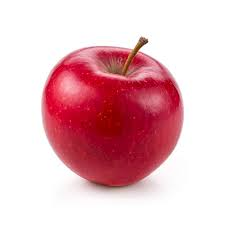
#> input picture data/frutas/manzana/manzana1.jpeg, 225 x 225 px, found by its file name; its folder holds only this picture in this run
$ jupyter execute --allow-errors JORGE_GALAN_UD4.ipynb
#> lines starting #> are read from the running program, lines starting #| are printed output that depends on the picture
#> further down, img0 is the input picture: shape (225, 225, 3); mean B, G, R 194.3, 187.6, 231
#> `gray0 = cv2.cvtColor(img0, cv2.COLOR_BGR2GRAY)`:
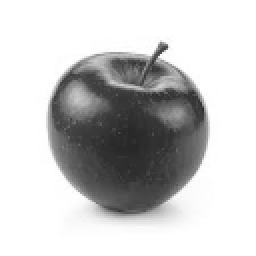
#> gray0: shape (128, 128) (shown 2 times larger); min 38, max 255, mean 201.3
#> `rgb_f = cv2.flip(rgb, 1)`:
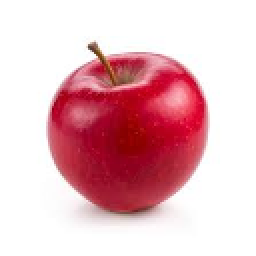
#> rgb_f: shape (128, 128, 3) (shown 2 times larger); mean R, G, B 230.9, 187.6, 194.2
#> `gray_f = cv2.flip(gray, 1)`:
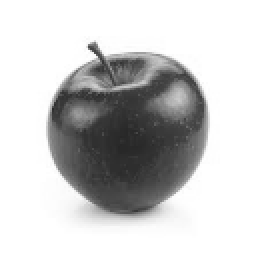
#> gray_f: shape (128, 128) (shown 2 times larger); min 38, max 255, mean 201.3
#> `rgb_r = cv2.warpAffine(rgb, M, IMG_SIZE)`:
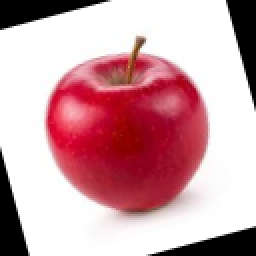
#> rgb_r: shape (128, 128, 3) (shown 2 times larger); mean R, G, B 205.2, 161.8, 168.5
#> `gray_r = cv2.warpAffine(gray, M, IMG_SIZE)`:
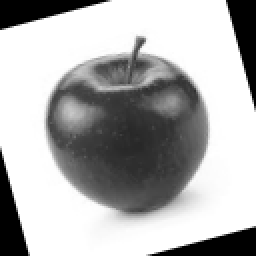
#> gray_r: shape (128, 128) (shown 2 times larger); min 0, max 255, mean 175.6
#> `rgb_r2 = cv2.warpAffine(rgb, M2, IMG_SIZE)`:
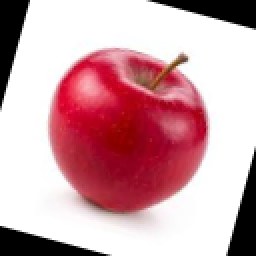
#> rgb_r2: shape (128, 128, 3) (shown 2 times larger); mean R, G, B 205.2, 161.8, 168.4
#> `gray_r2 = cv2.warpAffine(gray, M2, IMG_SIZE)`:
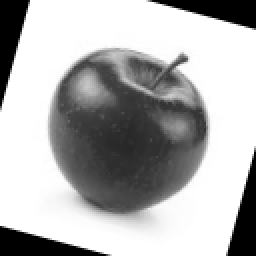
#> gray_r2: shape (128, 128) (shown 2 times larger); min 0, max 255, mean 175.5
#> pass 2 of the loop `for i, cls in enumerate(classes):`:
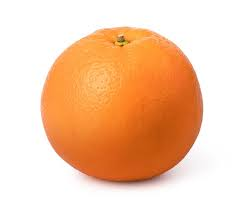
#> input picture data/frutas/naranja/naranja1.jpeg, 242 x 208 px, found by its file name
#> img0 is the input picture: shape (208, 242, 3); mean B, G, R 171.4, 202.8, 244.7
#> img0: shape (128, 128, 3)
#> `rgb_f = cv2.flip(rgb, 1)`:
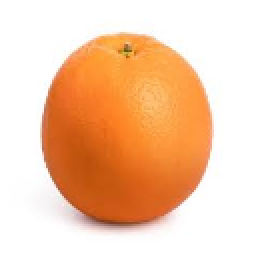
#> rgb_f: shape (128, 128, 3) (shown 2 times larger); mean R, G, B 244.7, 202.8, 171.3
#> `gray_r2 = cv2.warpAffine(gray, M2, IMG_SIZE)`:
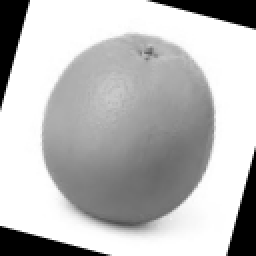
#> gray_r2: shape (128, 128) (shown 2 times larger); min 0, max 255, mean 186
# Carga de librerías

[cell 1]
import os
import cv2
import numpy as np
import matplotlib.pyplot as plt
from skimage.feature import local_binary_pattern, hog
from sklearn.model_selection import train_test_split, StratifiedKFold, GridSearchCV
from sklearn.preprocessing import StandardScaler
from sklearn.svm import SVC
from sklearn.naive_bayes import GaussianNB
from sklearn.ensemble import RandomForestClassifier, VotingClassifier
from sklearn.metrics import classification_report

* os -> para poder navegar en los archivos locales y cargar las imágenes.
* cv2(OpenCV) -> se utiliza para el procesamiento de imágenes.
* numpy -> para las operaciones numéricas de las matrices que representan las imágenes.
* matplotlib -> para visualizar imágenes, resultados de los entrenamientos.
* skimage.feature: (local_binary_pattern y hog) se utilizan para convertir las imagenes en vectores con características numéricas.
* sklearn.model_selection:
    -   train_test_split: dividir el conjunto de datos en entrenamiento y prueba.
    -   StratifiefKFold: para validar pero mantenimiento la proporción en cada pliegue de la imegen.
    -   GridSearchCV: hace una validación cruzada para encontrar los mejores hiperparámetros.
* Algoritmos de entrenamiento y clasificación: SVM, Naive Bayes, Random Forest, VotingClassifier
* classification_report: generar un informe con la precisión, recall, F1-score por clase y asi comparar el rendimiento por clase.

# Preparación antes de carga de datos

[cell 2]
# ruta de la imagenes
image_dir = "dataset/frutas"
# imagenes a buscar
classes = ["manzana", "naranja", "platano"]
# dimensiones de las imagenes
IMG_SIZE = (128, 128)

# A) Lectura de las imágenes de frutas (manzana, naranja y plátano), se muestran en color y posteriormente en escala de grises

[cell 3]
# Se hace la lectura de las imágenes, se aplica data augmentation y se visualización de imágenes
color_samples, gray_samples, label_samples = [], [], []
plt.figure(figsize=(12,6))
#> (the rest of this cell did not finish here and is left out)

# B) Extracción de características básicas y avanzadas

[cell 4]
features = []
for gray, rgb in zip(gray_samples, color_samples):
    feats = []
    # media y desviación estándar
    feats.append(np.mean(gray))
    feats.append(np.std(gray))
    # histograma de gris (16 bins)
    hist_g = cv2.calcHist([gray], [0], None, [16], [0,256]).flatten()
    feats.extend((hist_g/hist_g.sum()).tolist())
    # histograma color (8 bins canal)
    for c in range(3):
        hist_c = cv2.calcHist([rgb], [c], None, [8], [0,256]).flatten()
        feats.extend((hist_c/hist_c.sum()).tolist())
    # LBP
    lbp = local_binary_pattern(gray, P=8, R=1, method='uniform')
    hist_lbp, _ = np.histogram(lbp.ravel(), bins=np.arange(0, 10), range=(0,9))
    feats.extend((hist_lbp/hist_lbp.sum()).tolist())
    # HOG
    hog_feats = hog(gray, orientations=9, pixels_per_cell=(8,8),
                    cells_per_block=(2,2), block_norm='L2-Hys', feature_vector=True)
    feats.extend(hog_feats.tolist())
    features.append(feats)
#> this loop made 8 passes
#> hist_lbp on passes 1 to 8: [241, 363, 260, 907, 1761, 2384, 556, 617, 9295], [241, 363, 260, 907, 1761, 2384, 556, 617, 9295], [150, 266, 196, 1141, 2576, 2204, 530, 649, 8672], [165, 259, 221, 1106, 2647, 2154, 517, 638, 8677], [231, 406, 190, 1006, 1728, 2840, 755, 781, 8447], [231, 406, 190, 1006, 1728, 2840, 755, 781, 8447], [168, 288, 166, 1215, 2438, 2667, 788, 843, 7811], [155, 296, 165, 1203, 2389, 2766, 709, 860, 7841]
#> pass 1, `lbp = local_binary_pattern(gray, P=8, R=1, method='uniform')`:
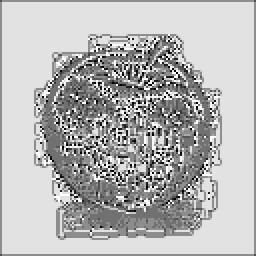
#> lbp: shape (128, 128) float64 (shown 2 times larger); min 0, max 9, mean 6.42; drawn with min black and max white
#> pass 2, `lbp = local_binary_pattern(gray, P=8, R=1, method='uniform')`:
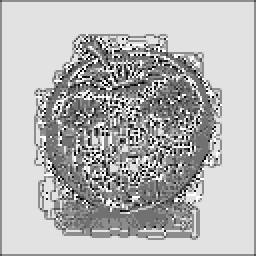
#> lbp: shape (128, 128) float64 (shown 2 times larger); min 0, max 9, mean 6.42; drawn with min black and max white
#> pass 3, `lbp = local_binary_pattern(gray, P=8, R=1, method='uniform')`:
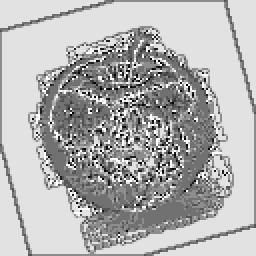
#> lbp: shape (128, 128) float64 (shown 2 times larger); min 0, max 9, mean 6.29; drawn with min black and max white
#> after the loop, features = 8 items
# Matrices X,y
dim = len(features[0])
#> dim = 8151
X = np.array(features)
y = np.array(label_samples)
print(f"Total muestras: {X.shape[0]}, características: {X.shape[1]}")
#| Total muestras: 8, características: 8151

# Escalado general
dim_scaler = StandardScaler().fit(X)
X_scaled = dim_scaler.transform(X)
